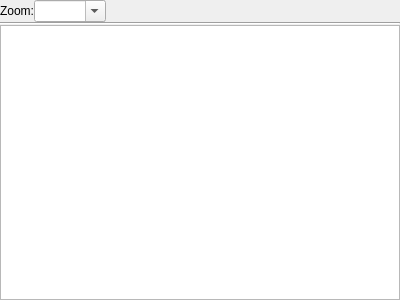
<?xml version="1.0" encoding="UTF-8"?>
<ui version="4.0">
 <class>ImageAttachmentsWidget</class>
 <widget class="QWidget" name="ImageAttachmentsWidget">
  <property name="geometry">
   <rect>
    <x>0</x>
    <y>0</y>
    <width>400</width>
    <height>300</height>
   </rect>
  </property>
  <property name="windowTitle">
   <string>Form</string>
  </property>
  <layout class="QVBoxLayout" name="verticalLayout">
   <property name="spacing">
    <number>0</number>
   </property>
   <property name="leftMargin">
    <number>0</number>
   </property>
   <property name="topMargin">
    <number>0</number>
   </property>
   <property name="rightMargin">
    <number>0</number>
   </property>
   <property name="bottomMargin">
    <number>0</number>
   </property>
   <item>
    <layout class="QHBoxLayout" name="horizontalLayout" stretch="0,0,0">
     <item>
      <widget class="QLabel" name="zoomLabel">
       <property name="text">
        <string>Zoom:</string>
       </property>
      </widget>
     </item>
     <item>
      <widget class="QComboBox" name="zoomComboBox">
       <property name="sizePolicy">
        <sizepolicy hsizetype="Preferred" vsizetype="Preferred">
         <horstretch>0</horstretch>
         <verstretch>0</verstretch>
        </sizepolicy>
       </property>
       <property name="editable">
        <bool>true</bool>
       </property>
      </widget>
     </item>
     <item>
      <spacer name="horizontalSpacer">
       <property name="orientation">
        <enum>Qt::Horizontal</enum>
       </property>
       <property name="sizeHint" stdset="0">
        <size>
         <width>40</width>
         <height>20</height>
        </size>
       </property>
      </spacer>
     </item>
    </layout>
   </item>
   <item>
    <widget class="Line" name="line">
     <property name="orientation">
      <enum>Qt::Horizontal</enum>
     </property>
    </widget>
   </item>
   <item>
    <widget class="ImageAttachmentsView" name="imagesView"/>
   </item>
  </layout>
 </widget>
 <customwidgets>
  <customwidget>
   <class>ImageAttachmentsView</class>
   <extends>QGraphicsView</extends>
   <header location="global">gui/entry/attachments/ImageAttachmentsView.h</header>
  </customwidget>
 </customwidgets>
 <resources/>
 <connections/>
</ui>
